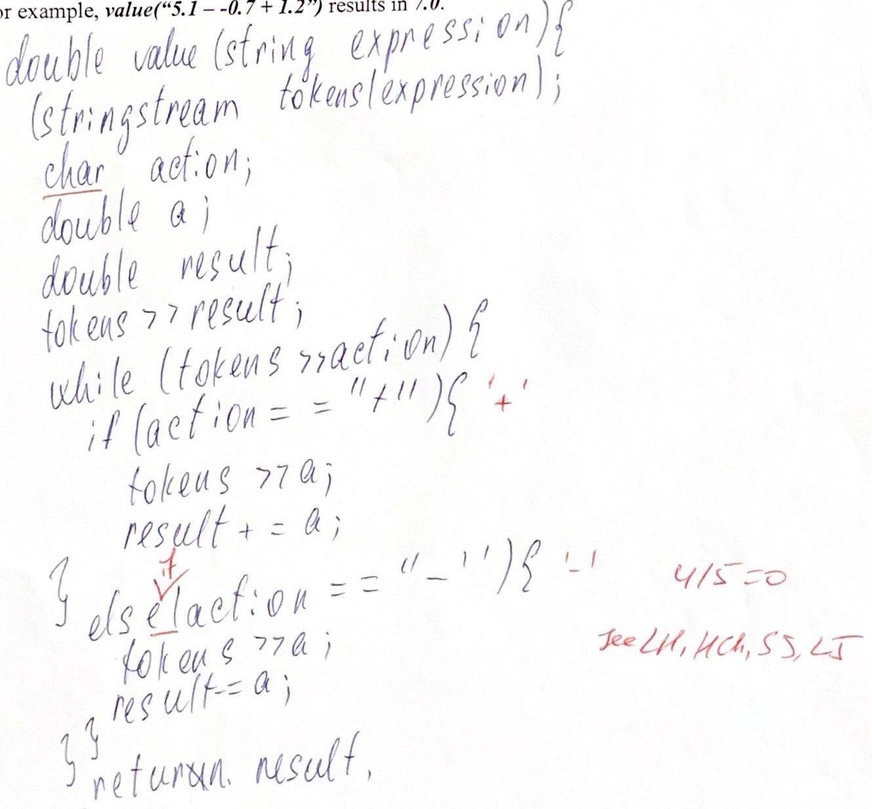
#> input picture picset/MD.M108_p3.jpg, 872 x 809 px, shrunk from 1332 x 1236 before the run
$ python test_rotate.py
#> lines starting #> are read from the running program, lines starting #| are printed output that depends on the picture

import cv2
import random

angle = random.randint(0, 180)
print(angle)
im = cv2.imread('../picset/MD.M108_p3.jpg')
#> im is the input picture: shape (809, 872, 3); mean B, G, R 249, 248.7, 249.2

height, width = im.shape[:2]
#> height = 809; width = 872
center = (width / 2, height / 2)
#> center = (436, 404.5)
rotation_matrix = cv2.getRotationMatrix2D(center, angle, 1.0)
im = cv2.warpAffine(im, rotation_matrix, (width, height), borderValue=(255, 255, 255))
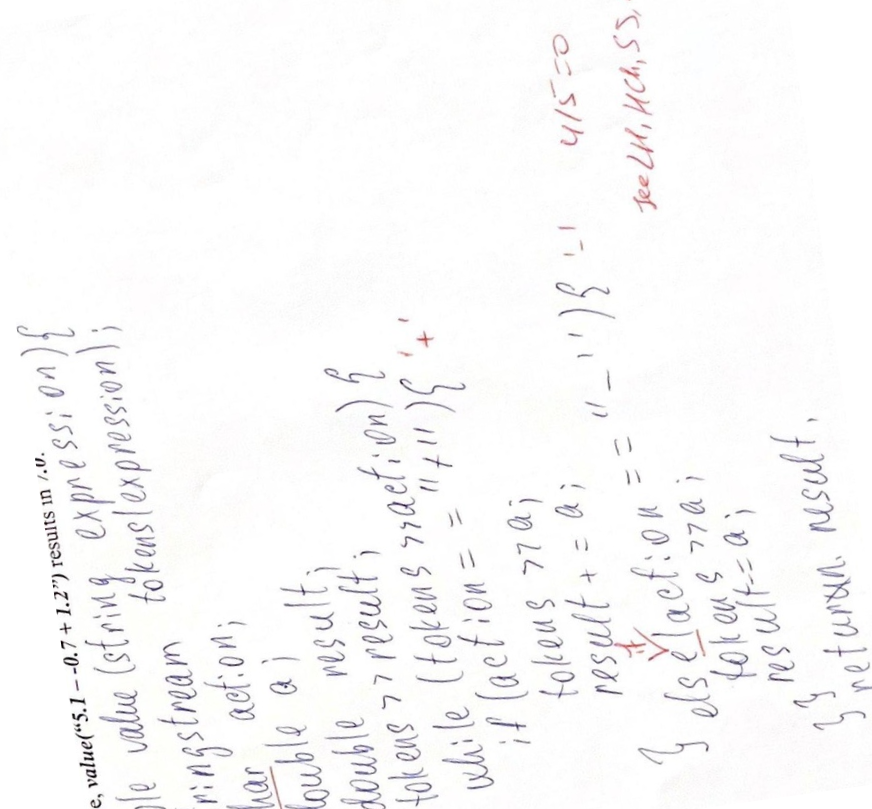
#> im: shape (809, 872, 3); mean B, G, R 249.5, 249.2, 249.6

cv2.imwrite(f'{angle}.jpg', im)


"""

def initial_approx(image):  # EXAMPLE: T17
    global angle
    blurred = cv2.GaussianBlur(image, (5, 5), 5)

    cv2.imwrite('blurred_edition.jpg', blurred)
    ## Edge detection
    thresh = cv2.Canny(blurred, 50, 150, apertureSize=3)

    thresh = cv2.dilate(thresh, np.ones((10, 10), np.uint8), iterations=10)
    thresh = cv2.erode(thresh, np.ones((10, 10), np.uint8), iterations=10)
    # thresh = cv2.dilate(thresh, np.ones((10, 10), np.uint8), iterations=5)
    # thresh = cv2.erode(thresh, np.ones((10, 10), np.uint8), iterations=5)

    _, thresh = cv2.threshold(thresh, 0, 255, cv2.THRESH_OTSU)
    thresh = cv2.GaussianBlur(thresh, (5, 5), 10)

    thresh = skeletonize_image(thresh)
    thresh = cv2.GaussianBlur(thresh, (5, 5), 10)

    _, thresh = cv2.threshold(thresh, 0, 255, cv2.THRESH_OTSU)

    cv2.imwrite('thresh.jpg', thresh)

    # Apply Hough Transform
    lines = cv2.HoughLines(thresh, 4, np.pi / 180, 500)
    # print("Lines:", len(lines))

    cimg = np.copy(image)  # EXAMPLE: T11
    # Draw the lines on the original image
    if lines is not None:
        for rho, theta in lines[:, 0]:
            a = np.cos(theta)
            b = np.sin(theta)
            x0 = a * rho
            y0 = b * rho
            x1 = int(x0 + 1000 * (-b))
            y1 = int(y0 + 1000 * (a))
            x2 = int(x0 - 1000 * (-b))
            y2 = int(y0 - 1000 * (a))
            cv2.line(cimg, (x1, y1), (x2, y2), (0, 0, 255), 2)

        cv2.imwrite('lines.jpg', cimg)

        # average of theta values from Hough Transform
        print(lines[:, 0][:, 1])

        theta_radians = find_most_frequent(lines[:, 0][:, 1], 0.05)

        # Convert theta to degrees
        theta_degrees = math.degrees(theta_radians)

        # Calculate the angle of the line with the x-axis
        angle = 90 - theta_degrees

        print("Average Theta (degrees):", round(angle))
        if angle < 0:
            angle = 180 + angle
        print("Error:", abs(round(actual - angle, 2)))


"""

$ run again, with picset/MD.M106_p1.jpg copied over picset/MD.M108_p3.jpg
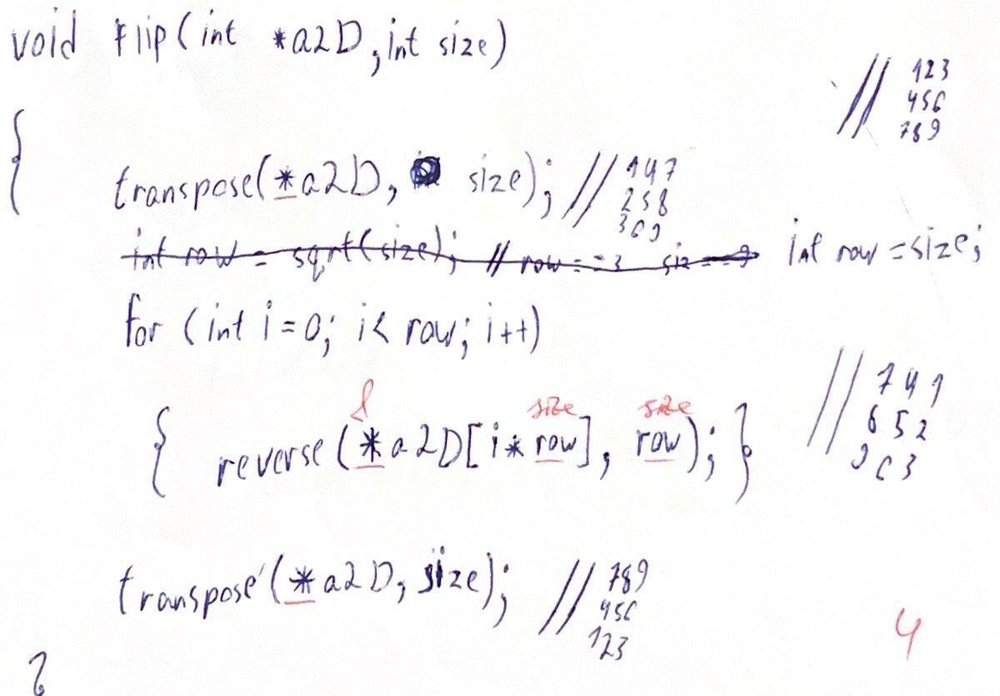
#> input picture picset/MD.M106_p1.jpg, 1000 x 696 px, shrunk from 1200 x 835 before the run
#> im is the input picture: shape (696, 1000, 3); mean B, G, R 247.9, 247.1, 247.8
#> `im = cv2.warpAffine(im, rotation_matrix, (width, height), borderValue=..`:
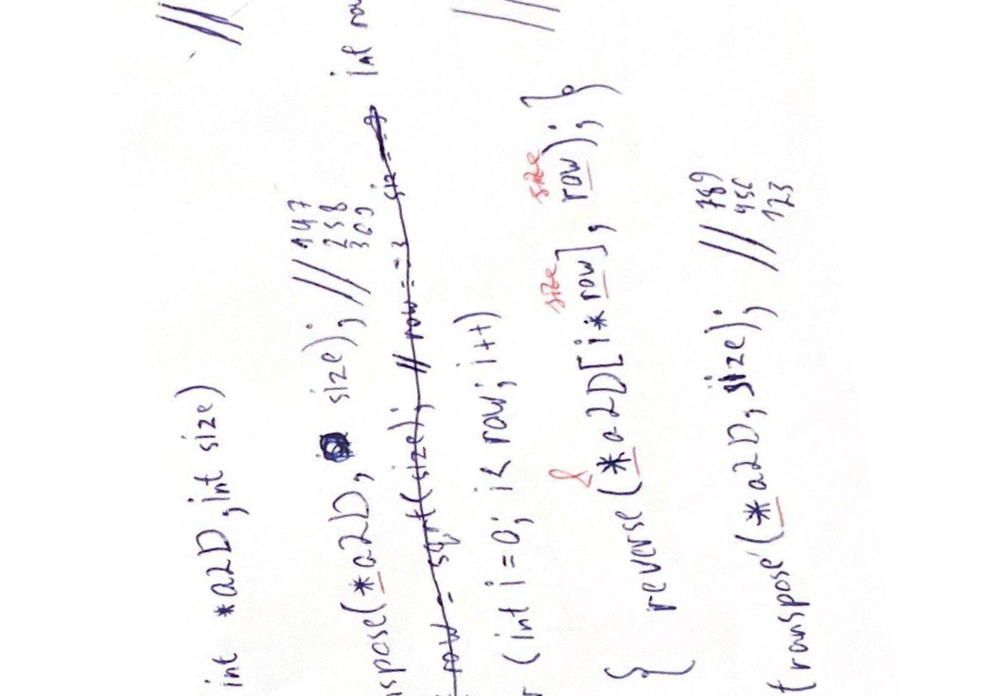
#> im: shape (696, 1000, 3); mean B, G, R 249.4, 248.8, 249.3

$ run again, with picset/MD.M106_p2.jpg copied over picset/MD.M108_p3.jpg
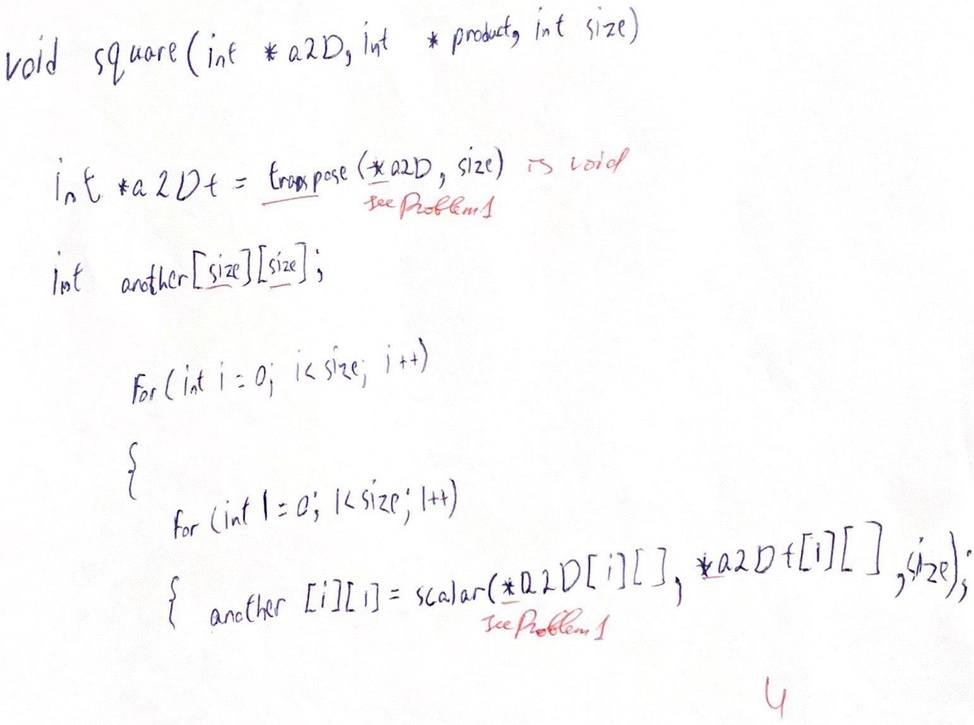
#> input picture picset/MD.M106_p2.jpg, 974 x 725 px, shrunk from 1545 x 1150 before the run
#> im is the input picture: shape (725, 974, 3); mean B, G, R 250.6, 250.3, 250.8
#> `im = cv2.warpAffine(im, rotation_matrix, (width, height), borderValue=..`:
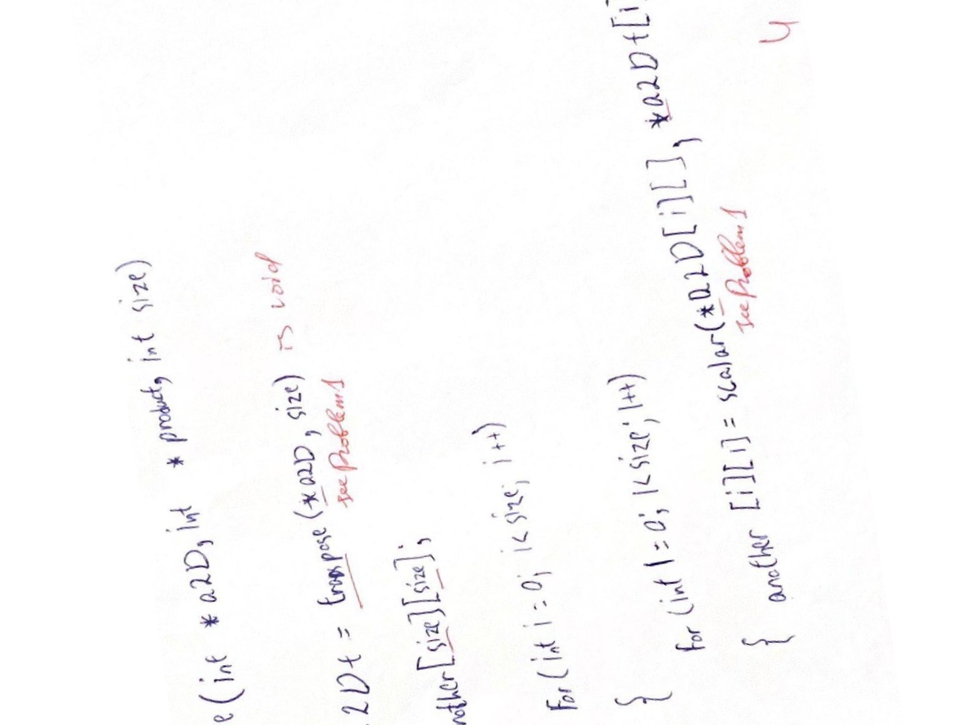
#> im: shape (725, 974, 3); mean B, G, R 251.5, 251.2, 251.7

$ run again, with picset/MD.M106_p4.jpg copied over picset/MD.M108_p3.jpg
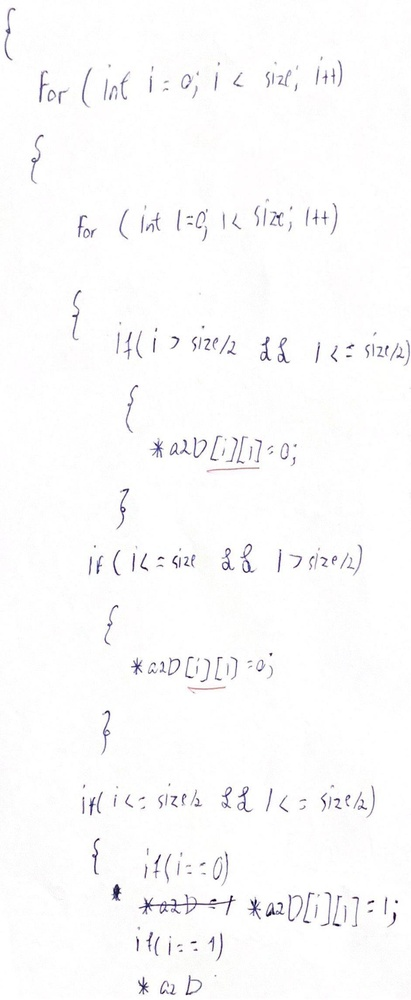
#> input picture picset/MD.M106_p4.jpg, 411 x 1000 px, shrunk from 942 x 2290 before the run
#> im is the input picture: shape (1000, 411, 3); mean B, G, R 251.3, 251, 251.2
#> `im = cv2.warpAffine(im, rotation_matrix, (width, height), borderValue=..`:
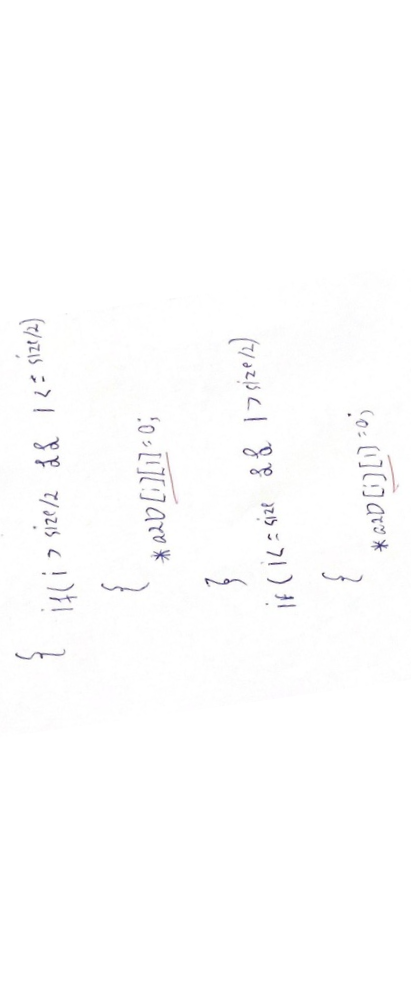
#> im: shape (1000, 411, 3); mean B, G, R 253.5, 253.4, 253.5
